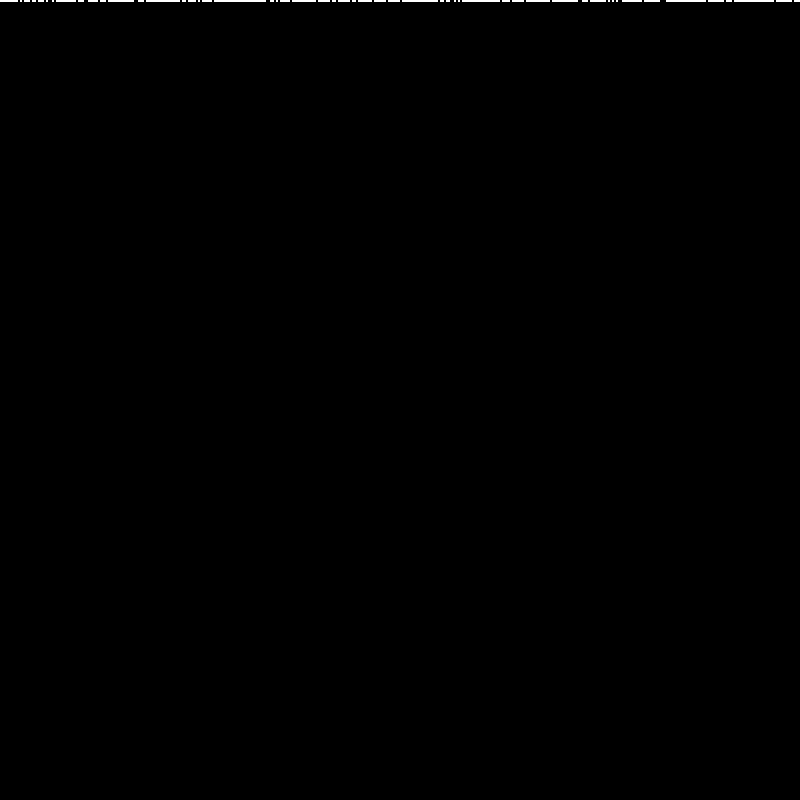
Frame 1 (no input)
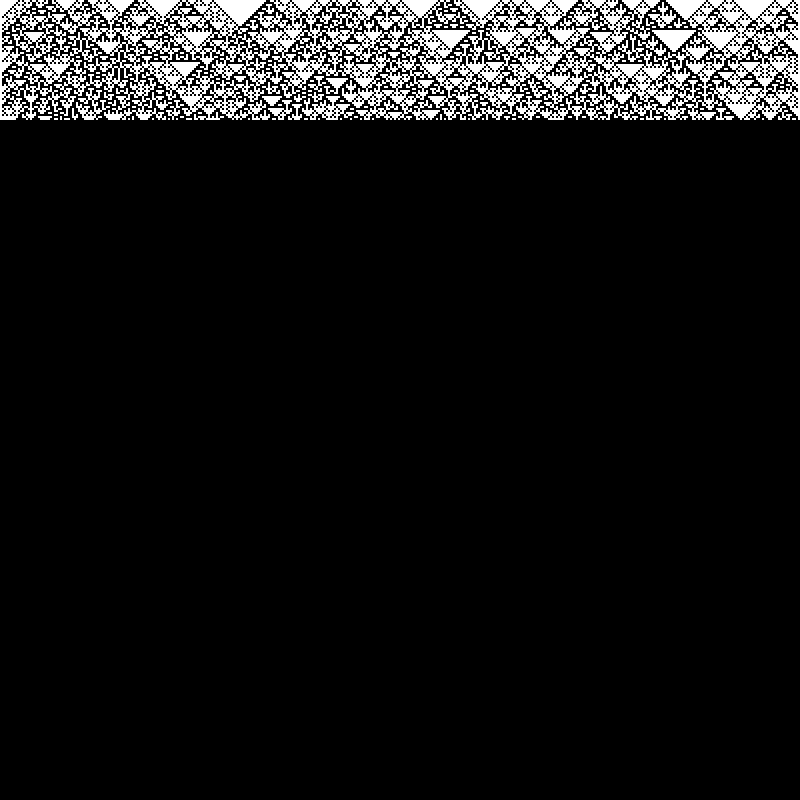
Frame 60 (the mouse pressed at the canvas centre just before this capture)
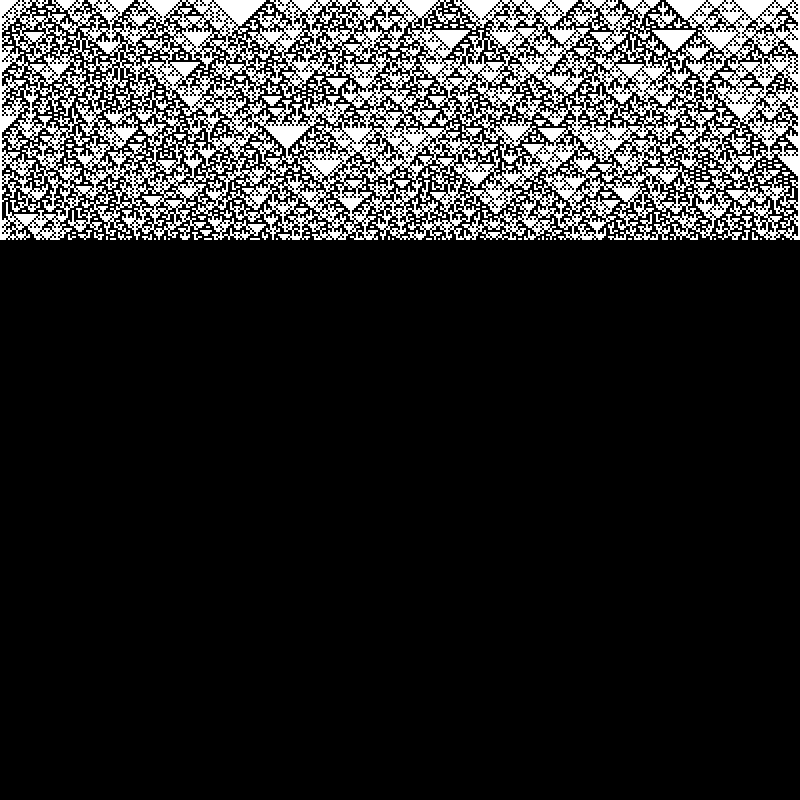
Frame 120 (the mouse held since frame 60 and released just before this capture)

The Processing sketch that drew these frames (run headless with seeded random() and noise(); from frame 60 on, the mouse is pressed at the canvas centre):

// Processing sketch: E7_2DrawElemCArandomrule
// ── E7_2DrawElemCArandomrule.pde
//Sam Nosenzo
//8/11/15
//The Nature of Code
//Cellular Automata: 7.4 Drawing Elementary CA

CA ca;

void setup(){
  size(800, 800);
  background(0);
  
  ca = new CA();
}

void draw(){
  ca.display();
  ca.generate();
}

// ── CA.pde
class CA {
  int w;
  int[] cells;
  int[] ruleset = {0,1,0,1,1,0,1,0};
  int gen = 0;
  CA() {
    w = 2; 
    cells = new int[width/w];
    


    for(int i = 0; i < cells.length; i++){
      if(random(1) < .15) cells[i] = 1;
      else cells[i] = 0;
    }
   
    //center cell starts with an on state
    cells[cells.length/2] = 1;
  }
  
  void generate(){
    int[] nextgen = new int[cells.length];
    for(int i = 1; i < cells.length-1; i++){
      int left = cells[i-1];
      int me = cells[i];
      int right = cells[i+1];
     /* 
      if (cells[i] == 1) fill(0);
      else fill(255);
      rect(i*w, 0, w, w);
      */
      nextgen[i] = rules(left, me, right);
    }
    cells = nextgen;
    gen++;
 
  }
  
  int rules(int a, int b, int c){
    String s = "" + a + b + c;
    int index = Integer.parseInt(s, 2);
    return ruleset[index];
  }
  void display(){
    noStroke();
    for(int i = 0; i < cells.length; i++){
      if(cells[i] == 1) fill(0);
      else              fill(255);
      rect(i*w, gen*w, w, w);
    }
    if(gen*w > height){
      for(int i = 0; i < cells.length; i++){
        if(random(1) < .15) cells[i] = 1;
        else cells[i] = 0;
      }
   
      //center cell starts with an on state
      cells[cells.length/2] = 1;
      newRule();
      gen = -1;
    }
  }
  
  void newRule(){
    for(int i = 0; i < ruleset.length; i++){
      if(random(1) < .5) ruleset[i] = 1;
      else ruleset[i] = 0;
    }
  }
  
 
  
}

  
